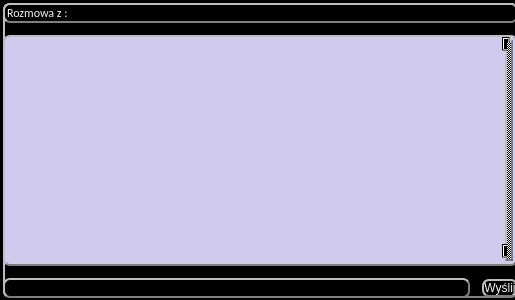
<?xml version="1.0" encoding="UTF-8"?>
<ui version="4.0">
 <class>talkw</class>
 <widget class="QWidget" name="talkw">
  <property name="geometry">
   <rect>
    <x>0</x>
    <y>0</y>
    <width>515</width>
    <height>300</height>
   </rect>
  </property>
  <property name="windowTitle">
   <string>Detoks Conversation box </string>
  </property>
  <property name="windowIcon">
   <iconset resource="res.qrc">
    <normaloff>:/icons/zas/icons/konversation.png</normaloff>:/icons/zas/icons/konversation.png</iconset>
  </property>
  <property name="styleSheet">
   <string notr="true">
border-color: rgb(126, 126, 126);

font: 9pt &quot;Calibri&quot;;
border-style:outset;
border-width: 2px;
border-radius: 7px;

margin: 3px;
background-color: rgb(0, 0, 0);
color: rgb(245, 245, 245);</string>
  </property>
  <widget class="QWidget" name="gridLayoutWidget">
   <property name="geometry">
    <rect>
     <x>0</x>
     <y>0</y>
     <width>521</width>
     <height>301</height>
    </rect>
   </property>
   <layout class="QGridLayout" name="gridLayout">
    <item row="1" column="0" colspan="2">
     <widget class="QTextEdit" name="textEdit">
      <property name="styleSheet">
       <string notr="true">background-color: rgb(208, 203, 236);
color: rgb(0, 0, 0);</string>
      </property>
      <property name="verticalScrollBarPolicy">
       <enum>Qt::ScrollBarAlwaysOn</enum>
      </property>
      <property name="horizontalScrollBarPolicy">
       <enum>Qt::ScrollBarAsNeeded</enum>
      </property>
      <property name="autoFormatting">
       <set>QTextEdit::AutoAll</set>
      </property>
      <property name="readOnly">
       <bool>true</bool>
      </property>
     </widget>
    </item>
    <item row="4" column="1">
     <widget class="QPushButton" name="pushButton">
      <property name="maximumSize">
       <size>
        <width>100</width>
        <height>16777215</height>
       </size>
      </property>
      <property name="text">
       <string>Wyślij</string>
      </property>
     </widget>
    </item>
    <item row="4" column="0">
     <widget class="QLineEdit" name="lineEdit"/>
    </item>
    <item row="0" column="0" colspan="2">
     <widget class="QLabel" name="label">
      <property name="font">
       <font>
        <family>Calibri</family>
        <pointsize>9</pointsize>
        <weight>50</weight>
        <italic>false</italic>
        <bold>false</bold>
       </font>
      </property>
      <property name="frameShape">
       <enum>QFrame::NoFrame</enum>
      </property>
      <property name="text">
       <string>Rozmowa z :</string>
      </property>
     </widget>
    </item>
   </layout>
  </widget>
 </widget>
 <resources>
  <include location="res.qrc"/>
 </resources>
 <connections/>
</ui>
